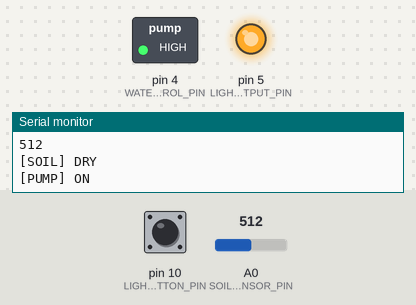
Simulated run of this program. Board: Arduino Uno, built with avr-gcc and run on an emulated ATmega328P. Parts: switched loads named in the program (green lamp = pin HIGH), output pins drawn as LEDs (lit = HIGH), the last lines printed to the serial monitor. The test bench sets the inputs (shaded band); at power-on: pin 10 (LIGHT_BUTTON_PIN) HIGH, A0 (SOIL_MOISTURE_SENSOR_PIN) = 512. EEPROM starts erased.

Above: at 1.2 s.
1.3 s: pin 10 (LIGHT_BUTTON_PIN) pulled LOW for 0.15 s
At 2.6 s:
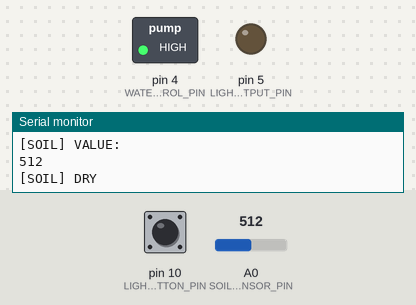
5.6 s: A0 (SOIL_MOISTURE_SENSOR_PIN) set to 883
8.5 s: A0 (SOIL_MOISTURE_SENSOR_PIN) set to 910
At 10.0 s:
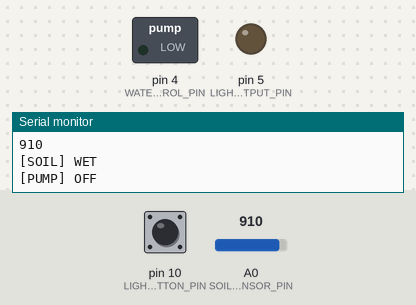
11.5 s: A0 (SOIL_MOISTURE_SENSOR_PIN) set to 890
At 12.3 s:
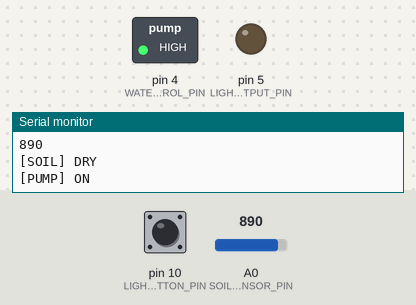
15.6 s: A0 (SOIL_MOISTURE_SENSOR_PIN) set to 900
Timing chart, 0 to 18.5 s (numbered marks = the images above; inputs shaded):
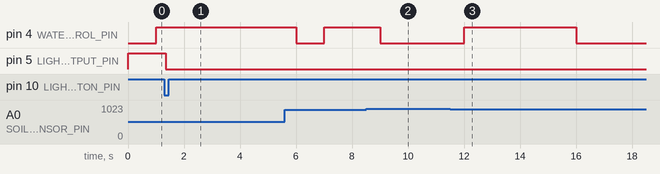

Measured:
- the behaviour switches between 899 and 900 on A0 (SOIL_MOISTURE_SENSOR_PIN) (found by bisection; images 1 and 2)
- after the input at 1.3 s, pin 5 (LIGHT_OUTPUT_PIN): HIGH → LOW after 0.06 s
- after the input at 8.5 s, pin 4 (WATER_PUMP_CONTROL_PIN): HIGH → LOW after 0.50 s
- after the input at 11.5 s, pin 4 (WATER_PUMP_CONTROL_PIN): LOW → HIGH after 0.50 s

The program:

main.cpp
```cpp
#include <Arduino.h>

#include "controllers/LightController.h"
#include "controllers/TemperatureController.h"
#include "controllers/HumidityController.h"
#include "controllers/SoilMoistureController.h"
#include "utils/Debug.h"

const unsigned long LIGHT_ON_TIME =
    16UL * 60UL * 60UL * 1000UL;

const unsigned long LIGHT_OFF_TIME =
    6UL * 60UL * 60UL * 1000UL;

const int LIGHT_OUTPUT_PIN = 5;
const int LIGHT_BUTTON_PIN = 10;

const int SOIL_MOISTURE_SENSOR_PIN = A0;
const int SOIL_MOISTURE_DRY_THRESHOLD = 900;
const int WATER_PUMP_CONTROL_PIN = 4;

// Instâncias
LightController lightController(
    LIGHT_OUTPUT_PIN,
    LIGHT_BUTTON_PIN,
    LIGHT_ON_TIME,
    LIGHT_OFF_TIME);

TemperatureController temperatureController;
HumidityController humidityController;
SoilMoistureController soilMoistureController(
    SOIL_MOISTURE_SENSOR_PIN,
    SOIL_MOISTURE_DRY_THRESHOLD,
    WATER_PUMP_CONTROL_PIN
);

void setup()
{
    Serial.begin(9600);

    while (!Serial)
    {
        ;
    }

    DEBUG_PRINTLN("Sistema iniciando...");

    lightController.begin();
    temperatureController.begin();
    humidityController.begin();
    soilMoistureController.begin();
}

static unsigned long lastSlowUpdate = 0;

void loop()
{
    // LightController roda a cada iteração para que o botão
    // seja amostrado em ~1 ms — necessário para o debounce funcionar.
    lightController.update();

    // Demais controllers rodam a cada 1 s para não spammar serial
    // com leituras de sensor e não desperdiçar ciclos de CPU.
    if (millis() - lastSlowUpdate >= 1000UL)
    {
        lastSlowUpdate += 1000UL;

        temperatureController.update();
        humidityController.update();
        soilMoistureController.update();
    }
}
```

HumidityController.h
```cpp
// ===========================
// File: HumidityController.h
// ===========================

#ifndef HUMIDITY_CONTROLLER_H
#define HUMIDITY_CONTROLLER_H

#include <Arduino.h>

class HumidityController
{
public:
    void begin();
    void update();
};

#endif
```

LightController.h
```cpp
// ===========================
// File: LightController.h
// ===========================

#ifndef LIGHT_CONTROLLER_H
#define LIGHT_CONTROLLER_H

#include <Arduino.h>
#include "drivers/ButtonDriver.h"
#include "drivers/LightPersistenceDriver.h"

class LightController
{
private:
    int outputPin;

    unsigned long onTime;
    unsigned long offTime;

    bool lightOn;
    unsigned long lastChange;
    uint16_t hoursElapsed;

    ButtonDriver button;
    LightPersistenceDriver persistence;

    void resetCycle(bool newLightOn);

public:
    LightController(int outputPin,
                    int buttonPin,
                    unsigned long onDuration,
                    unsigned long offDuration);

    void begin();
    void update();
};

#endif
```

SoilMoistureController.h
```cpp
// ======================================
// File: include/controllers/SoilMoistureController.h
// ======================================

#ifndef SOIL_MOISTURE_CONTROLLER_H
#define SOIL_MOISTURE_CONTROLLER_H

#include <Arduino.h>
#include "drivers/WaterPumpDriver.h"

class SoilMoistureController
{
private:
    int sensorPin;

    int dryThreshold;

    WaterPumpDriver* waterPump;

public:
    SoilMoistureController(
        int pin,
        int threshold,
        int pumpControlPin
    );

    void begin();

    void update();
};

#endif
```

TemperatureController.h
```cpp
// ===========================
// File: TemperatureController.h
// ===========================

#ifndef TEMPERATURE_CONTROLLER_H
#define TEMPERATURE_CONTROLLER_H

#include <Arduino.h>

class TemperatureController
{
public:
    void begin();
    void update();
};

#endif
```

Debug.h
```cpp
#ifndef DEBUG_H
#define DEBUG_H

#define DEBUG_ENABLED ENABLE_DEBUG //flag definida no .ini

#if DEBUG_ENABLED

    #define DEBUG_PRINT(x) Serial.print(x)
    #define DEBUG_PRINTLN(x) Serial.println(x)

#else

    #define DEBUG_PRINT(x)
    #define DEBUG_PRINTLN(x)

#endif

#endif
```

HumidityController.cpp
```cpp
// ===========================
// File: HumidityController.cpp
// ===========================

#include "controllers/HumidityController.h"

void HumidityController::begin()
{
    Serial.println("[AIR HUMIDITY] iniciado");
}

void HumidityController::update()
{
    // Ler sensor de umidade do ar
}
```

LightController.cpp
```cpp
// ===========================
// File: LightController.cpp
// ===========================

#include "controllers/LightController.h"
#include "utils/Debug.h"

LightController::LightController(int outputPin,
                                 int buttonPin,
                                 unsigned long onDuration,
                                 unsigned long offDuration)
    : button(buttonPin)
{
    this->outputPin = outputPin;
    onTime = onDuration;
    offTime = offDuration;
    lightOn = true;
    lastChange = 0;
    hoursElapsed = 0;
}

void LightController::begin()
{
    pinMode(outputPin, OUTPUT);
    button.begin();
    persistence.begin();

    if (persistence.hasValidData())
    {
        persistence.load(lightOn, hoursElapsed);

        // Recua o lastChange para que o timer "retome" do ponto salvo.
        // A aritmética unsigned lida corretamente com o underflow.
        lastChange = millis() - (unsigned long)hoursElapsed * 3600000UL;

        DEBUG_PRINTLN("[LIGHT] Estado restaurado do EEPROM");
    }
    else
    {
        lightOn = true;
        hoursElapsed = 0;
        lastChange = millis();
        persistence.save(lightOn, hoursElapsed);
    }

    digitalWrite(outputPin, lightOn ? HIGH : LOW);

    DEBUG_PRINTLN(lightOn ? "[LIGHT] ON" : "[LIGHT] OFF");
}

void LightController::update()
{
    button.update();

    if (button.wasPressed())
    {
        DEBUG_PRINTLN("[LIGHT] Botao - toggle manual");
        resetCycle(!lightOn);
        return;
    }

    unsigned long elapsed = millis() - lastChange;
    unsigned long phaseDuration = lightOn ? onTime : offTime;

    if (elapsed >= phaseDuration)
    {
        resetCycle(!lightOn);
        return;
    }

    // Incrementa contador de horas a cada hora completa na fase atual
    unsigned long nextHourMs = (unsigned long)(hoursElapsed + 1) * 3600000UL;
    if (elapsed >= nextHourMs)
    {
        hoursElapsed++;
        persistence.save(lightOn, hoursElapsed);

        DEBUG_PRINT("[LIGHT] Horas na fase atual: ");
        DEBUG_PRINTLN(hoursElapsed);
    }
}

void LightController::resetCycle(bool newLightOn)
{
    lightOn = newLightOn;
    hoursElapsed = 0;
    lastChange = millis();
    persistence.save(lightOn, hoursElapsed);
    digitalWrite(outputPin, lightOn ? HIGH : LOW);

    DEBUG_PRINTLN(lightOn ? "[LIGHT] ON" : "[LIGHT] OFF");
}
```

SoilMoistureController.cpp
```cpp
// ======================================
// File: src/controllers/SoilMoistureController.cpp
// ======================================

#include "controllers/SoilMoistureController.h"
#include "drivers/WaterPumpDriver.h"
#include "utils/Debug.h"


SoilMoistureController::SoilMoistureController(
    int pin,
    int threshold,
    int pumpControlPin
)
{
    sensorPin = pin;

    dryThreshold = threshold;

    waterPump = new WaterPumpDriver(pumpControlPin);
}

void SoilMoistureController::begin()
{
    pinMode(sensorPin, INPUT);
    waterPump->begin();
}

void SoilMoistureController::update()
{
    int sensorValue = analogRead(sensorPin);

    DEBUG_PRINTLN("[SOIL] VALUE: ");
    DEBUG_PRINTLN(sensorValue);

    // Acima de 900 = molhado
    // Abaixo de 900 = seco

    if (sensorValue < dryThreshold)
    {
        DEBUG_PRINTLN("[SOIL] DRY");

        if (!waterPump->isRunning())
        {
            waterPump->start();
        }
    }
    else
    {
        DEBUG_PRINTLN("[SOIL] WET");
        waterPump->stop();
    }

    waterPump->update();
}
```

TemperatureController.cpp
```cpp
// ===========================
// File: TemperatureController.cpp
// ===========================

#include "controllers/TemperatureController.h"

void TemperatureController::begin()
{
    Serial.println("[TEMP] iniciado");
}

void TemperatureController::update()
{
    // Ler sensor
    // Controlar aquecimento
    // Controlar ventilação
}
```

ButtonDriver.h
```cpp
// ======================================
// File: include/drivers/ButtonDriver.h
// ======================================

#ifndef BUTTON_DRIVER_H
#define BUTTON_DRIVER_H

#include <Arduino.h>

class ButtonDriver
{
private:
    int pin;
    bool lastReading;
    bool debouncedState;
    bool pressEvent;
    unsigned long debounceTimer;

    static const unsigned long DEBOUNCE_MS = 50;

public:
    ButtonDriver(int pin);

    void begin();
    void update();

    bool wasPressed();
};

#endif
```

LightPersistenceDriver.h
```cpp
// ==========================================================
// File: include/drivers/LightPersistenceDriver.h
// ==========================================================
//
// Layout EEPROM (4 bytes a partir do endereço 0):
//   Addr 0 : magic byte (0xBE = dados válidos)
//   Addr 1 : estado da luz (1 = ON, 0 = OFF)
//   Addr 2-3 : horas decorridas na fase atual (uint16_t)
//
// O magic é escrito POR ÚLTIMO para garantir que dados
// parciais causados por queda de energia sejam ignorados.
// ==========================================================

#ifndef LIGHT_PERSISTENCE_DRIVER_H
#define LIGHT_PERSISTENCE_DRIVER_H

#include <Arduino.h>

class LightPersistenceDriver
{
private:
    static const int BASE_ADDR = 0;
    static const uint8_t MAGIC = 0xBE;

public:
    void begin();

    bool hasValidData();

    void load(bool &lightOn, uint16_t &hoursElapsed);
    void save(bool lightOn, uint16_t hoursElapsed);

    void reset();
};

#endif
```

WaterPumpDriver.h
```cpp
// ======================================
// File: include/drivers/WaterPumpDriver.h
// ======================================

#ifndef WATER_PUMP_DRIVER_H
#define WATER_PUMP_DRIVER_H

#include <Arduino.h>

class WaterPumpDriver
{
private:
    int controlPin;

    bool running;
    unsigned long startTime;

    const unsigned long RUN_TIME = 5000; // 5 segundos

public:
    WaterPumpDriver(int pin);

    void begin();

    void start();

    void stop();

    void update();

    bool isRunning();
};

#endif
```

ButtonDriver.cpp
```cpp
// ======================================
// File: src/drivers/ButtonDriver.cpp
// ======================================

#include "drivers/ButtonDriver.h"

ButtonDriver::ButtonDriver(int pin)
{
    this->pin = pin;
    lastReading = HIGH;
    debouncedState = HIGH;
    pressEvent = false;
    debounceTimer = 0;
}

void ButtonDriver::begin()
{
    // Pullup interno: botão conecta pino ao GND → LOW = pressionado
    pinMode(pin, INPUT_PULLUP);
}

void ButtonDriver::update()
{
    bool reading = digitalRead(pin);

    if (reading != lastReading)
    {
        debounceTimer = millis();
    }

    if (millis() - debounceTimer >= DEBOUNCE_MS)
    {
        if (reading != debouncedState)
        {
            debouncedState = reading;

            if (debouncedState == LOW)
            {
                pressEvent = true;
            }
        }
    }

    lastReading = reading;
}

bool ButtonDriver::wasPressed()
{
    if (pressEvent)
    {
        pressEvent = false;
        return true;
    }
    return false;
}
```

LightPersistenceDriver.cpp
```cpp
// ==========================================================
// File: src/drivers/LightPersistenceDriver.cpp
// ==========================================================

#include "drivers/LightPersistenceDriver.h"
#include <EEPROM.h>

void LightPersistenceDriver::begin()
{
    // EEPROM em AVR não requer inicialização de hardware
}

bool LightPersistenceDriver::hasValidData()
{
    return EEPROM.read(BASE_ADDR) == MAGIC;
}

void LightPersistenceDriver::load(bool &lightOn, uint16_t &hoursElapsed)
{
    uint8_t stateRaw;
    EEPROM.get(BASE_ADDR + 1, stateRaw);
    EEPROM.get(BASE_ADDR + 2, hoursElapsed);
    lightOn = (stateRaw == 1);
}

void LightPersistenceDriver::save(bool lightOn, uint16_t hoursElapsed)
{
    // Invalida o magic primeiro para evitar dados corrompidos
    // em caso de queda de energia durante a escrita
    EEPROM.update(BASE_ADDR, 0);
    EEPROM.update(BASE_ADDR + 1, lightOn ? 1 : 0);
    EEPROM.put(BASE_ADDR + 2, hoursElapsed);  // put usa update internamente
    EEPROM.update(BASE_ADDR, MAGIC);           // valida por último
}

void LightPersistenceDriver::reset()
{
    EEPROM.update(BASE_ADDR, 0);  // invalida magic; próximo boot inicia do zero
}
```

WaterPumpDriver.cpp
```cpp
// ======================================
// File: src/drivers/WaterPumpDriver.cpp
// ======================================

#include "drivers/WaterPumpDriver.h"

WaterPumpDriver::WaterPumpDriver(int pin)
{
    controlPin = pin;
    running = false;
    startTime = 0;
}

void WaterPumpDriver::begin()
{
    pinMode(controlPin, OUTPUT);

    digitalWrite(controlPin, LOW);
}

void WaterPumpDriver::start()
{
    if (!running)
    {
        running = true;

        startTime = millis();

        digitalWrite(controlPin, HIGH);

        Serial.println("[PUMP] ON");
    }
}

void WaterPumpDriver::stop()
{
            running = false;

            digitalWrite(controlPin, LOW);

            Serial.println("[PUMP] OFF");
}

void WaterPumpDriver::update()
{
    if (running)
    {
        if (millis() - startTime >= RUN_TIME)
        {
            stop();
        }
    }
}

bool WaterPumpDriver::isRunning()
{
    return running;
}
```
